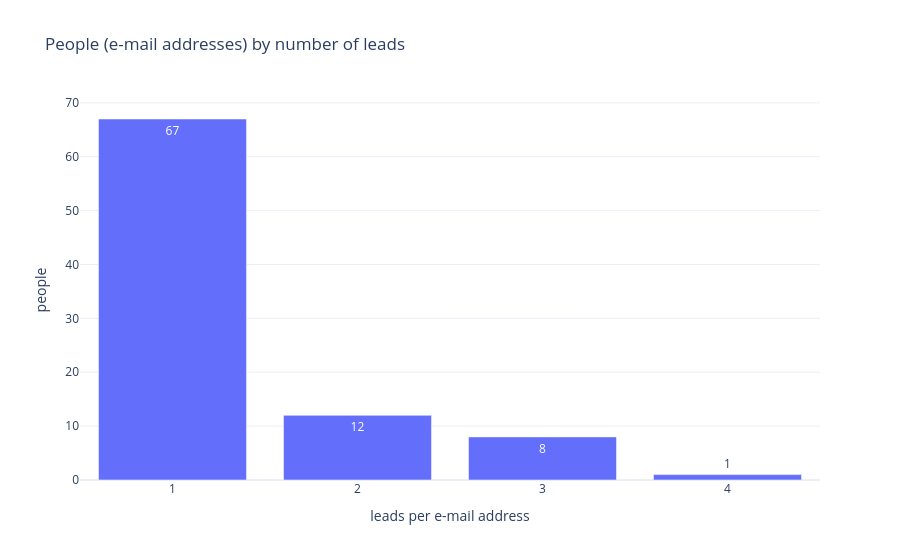

Here is the notebook cell this chart was saved with:
### Markdown cell above
### The same person with several leads

### Code cell
leads_per_email = (
    leads_unique.sort_values("lead_id")
    .groupby("email")
    .agg(n_leads=("lead_id", "nunique"), lead_ids=("lead_id", list))
)
people = (
    leads_per_email["n_leads"]
    .value_counts()
    .sort_index()
    .rename("people")
    .reset_index()
)

fig = px.bar(
    people,
    x="n_leads",
    y="people",
    text_auto=True,
    title="People (e-mail addresses) by number of leads",
)
fig.update_xaxes(dtick=1, title="leads per e-mail address")
fig.show()

leads_per_email.sort_values("n_leads", ascending=False).head()

### Figure 1 — Plotly figure (JSON) as saved in the notebook; plotly's stock layout.template omitted (floating-point values rounded to 4 significant figures)
{"data": [{"hovertemplate": "n_leads=%{x}<br>people=%{y}<extra></extra>", "legendgroup": "", "marker": {"color": "#636efa", "pattern": {"shape": ""}}, "name": "", "orientation": "v", "showlegend": false, "textposition": "auto", "texttemplate": "%{y}", "type": "bar", "x": [1, 2, 3, 4], "xaxis": "x", "y": [67, 12, 8, 1], "yaxis": "y"}], "layout": {"barmode": "relative", "legend": {"tracegroupgap": 0}, "title": {"text": "People (e-mail addresses) by number of leads"}, "xaxis": {"anchor": "y", "domain": [0.0, 1.0], "dtick": 1, "title": {"text": "leads per e-mail address"}}, "yaxis": {"anchor": "x", "domain": [0.0, 1.0], "title": {"text": "people"}}}}
